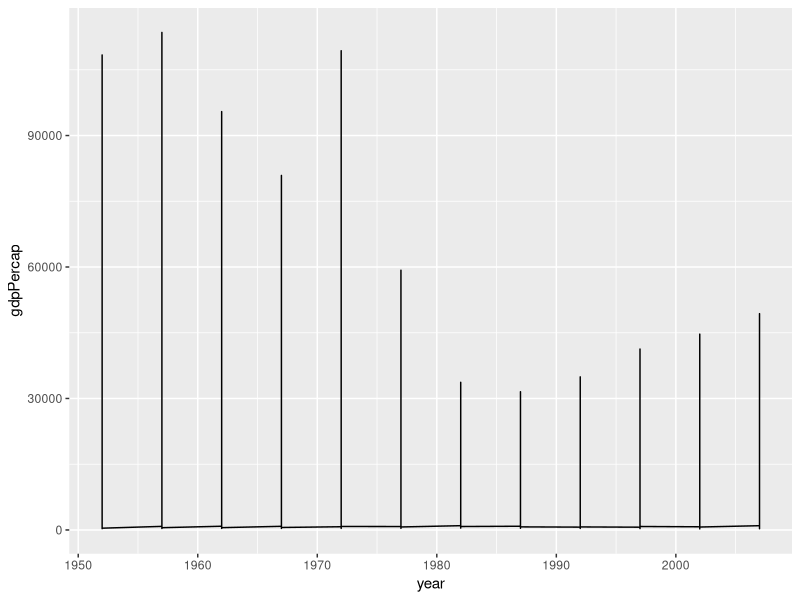
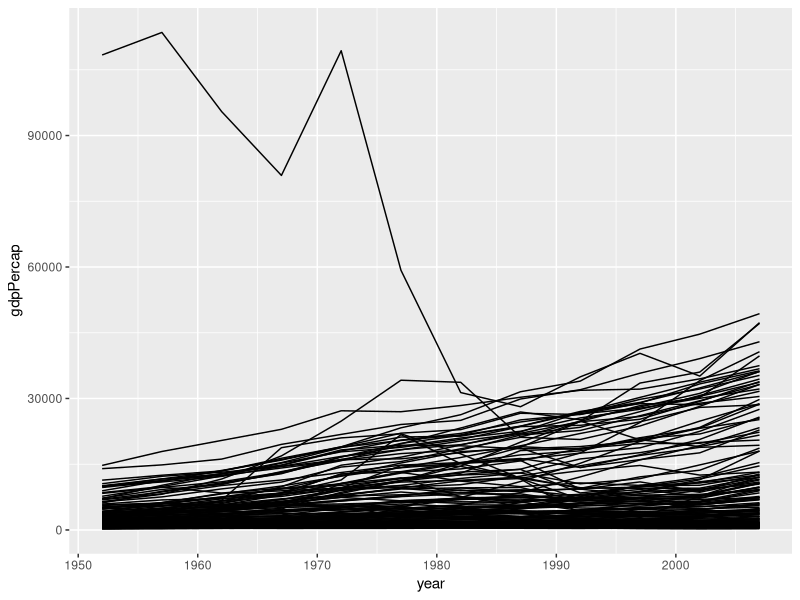
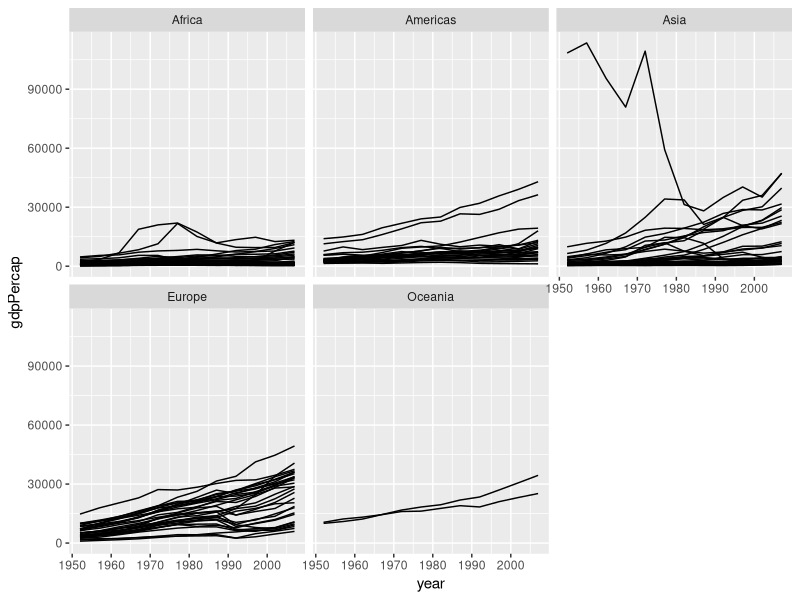
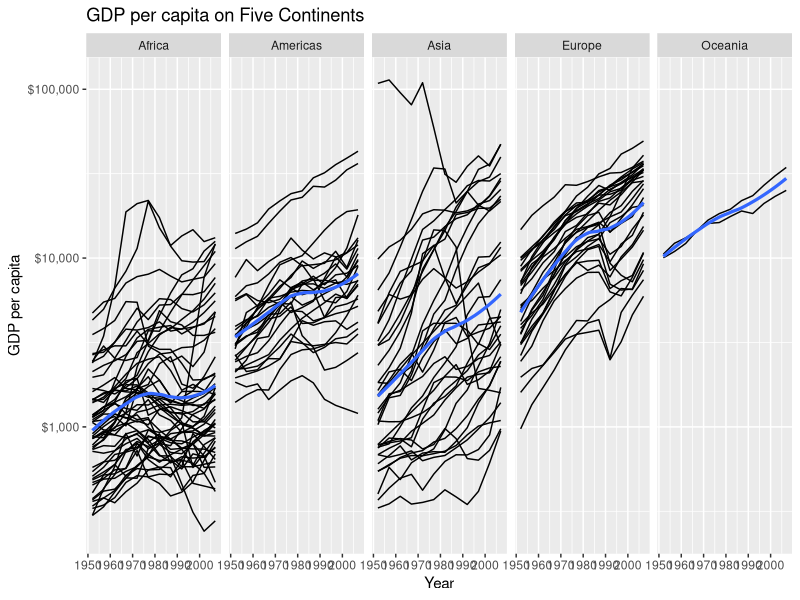
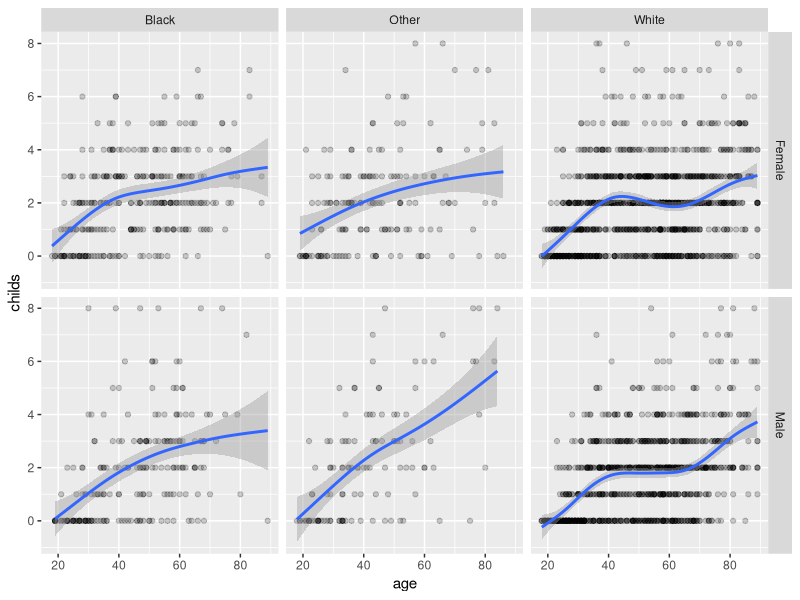
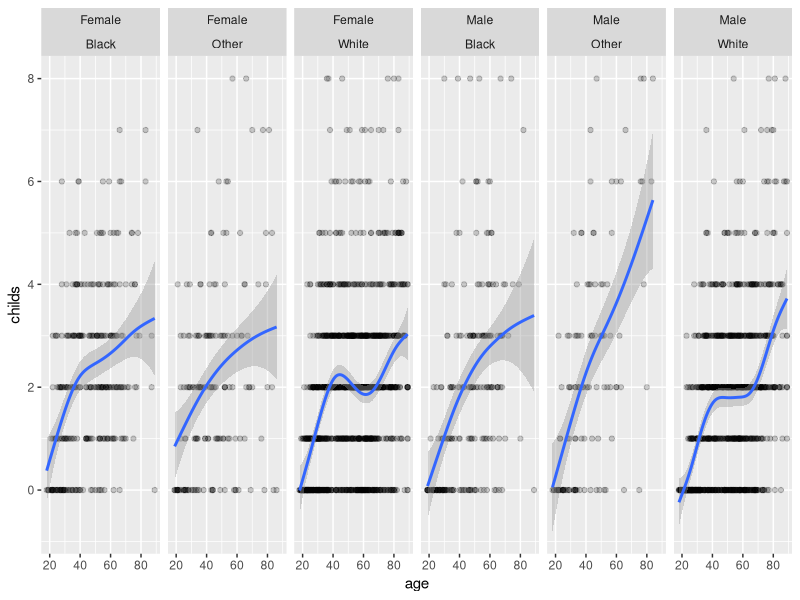
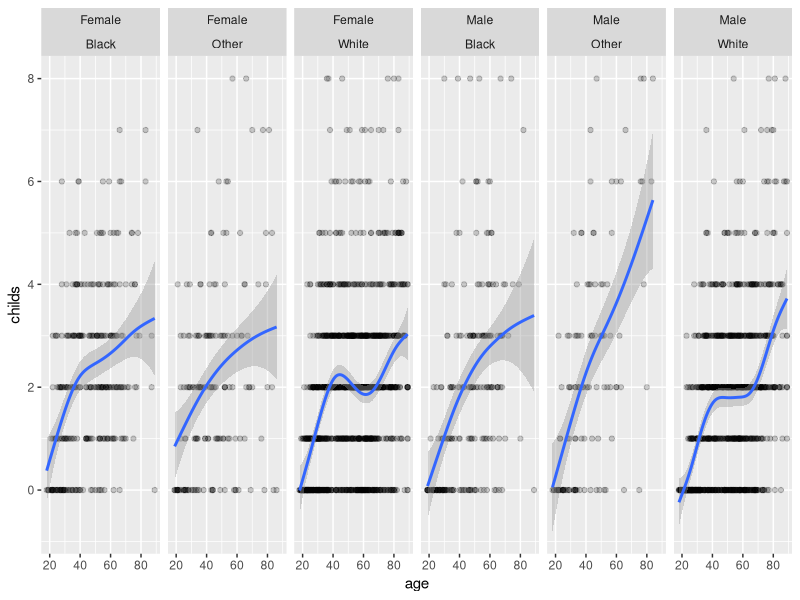
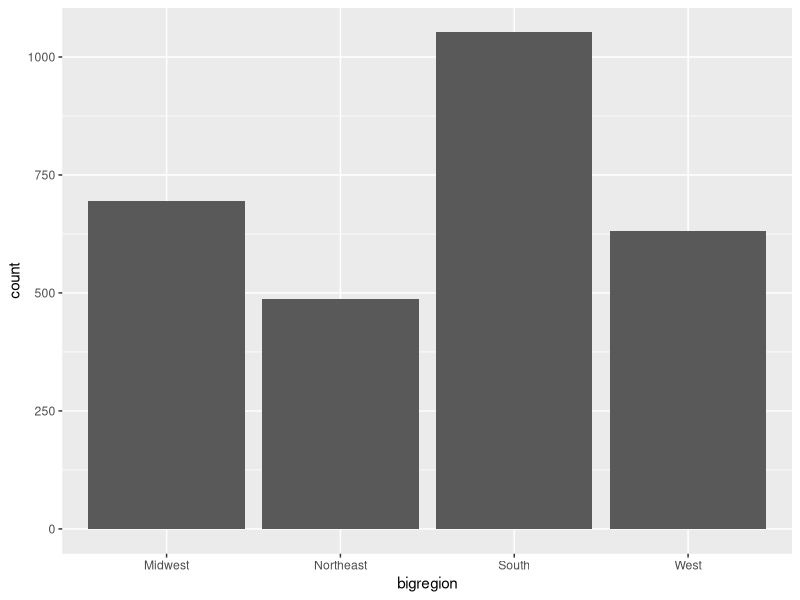

Write R code to recreate these figures, in order.
## ---- chunk 1
# In this chapter we will discuss some useful features of ggplot that also commonly cause trouble. They have to do with how to tell ggplot more about the internal structure of your data (grouping), how to break up your data into pieces for a plot (faceting), and how to get ggplot to perform some calculations on or summarize your data before producing the plot (transforming).

library(ggplot2)
gapminder <- read.csv(file="gapMinderDataFiveYear.csv")
gss_sm <- read.csv(file = "gss_sm.csv")
titanic <- read.csv(file = "titanic.csv")
oecd_sum <- read.csv(file = "oecd_sum.csv")
## ---- chunk 2
p <- ggplot(data = gapminder,
            mapping = aes(x = year,
                          y = gdpPercap))
p + geom_line()
p + geom_line(aes(group = country))

# The group aesthetic is usually only needed when the grouping information you need to tell ggplot about is not built-in to the variables being mapped. For example, when we were plotting the points by continent, mapping color to continent was enough to get the right answer, because continent is already a categorical variable, so the grouping is clear. When mapping the x to year, however, there is no information in the year variable itself to let ggplot know that it is grouped by country for the purposes of drawing lines with it. So we need to say that explicitly.
## ---- chunk 3
p <- ggplot(data = gapminder,
            mapping = aes(x = year,
                          y = gdpPercap))
p + geom_line(aes(group = country)) +
  facet_wrap(~continent)

p + geom_line(aes(group = country)) +
  geom_smooth(size = 1.1, method = "loess", se = FALSE) +
  scale_y_log10(labels = scales::dollar) +
  facet_wrap(~continent, ncol = 5) +
  labs(x = "Year", y = "GDP per capita", title = "GDP per capita on Five Continents")
## ---- chunk 4
p <- ggplot(data = gss_sm,
            mapping = aes(x = age, y = childs))
p + geom_point(alpha = 0.2) +
  geom_smooth() +
  facet_grid(sex ~ race)
p + geom_point(alpha = 0.2) +
  geom_smooth() +
  facet_grid(~ sex + race)
p + geom_point(alpha = 0.2) +
  geom_smooth() +
  facet_wrap(~ sex + race, ncol = 6)
## ---- chunk 5
p <- ggplot(data = gss_sm,
            mapping = aes(x = bigregion))
p + geom_bar()
p + geom_bar(mapping = aes(y = ..prop.., group = 1))
## ---- chunk 6
p <- ggplot(data = gss_sm,
            mapping = aes(x = religion, color = religion))
p + geom_bar()
p <- ggplot(data = gss_sm,
            mapping = aes(x = religion, fill = religion))
p + geom_bar()
p + geom_bar() + guides(fill = FALSE)
## ---- chunk 7
p <- ggplot(data = gss_sm,
            mapping = aes(x = bigregion, fill = religion))
p + geom_bar()
p + geom_bar(position = "fill")
p + geom_bar(position = "dodge")
p + geom_bar(position = "dodge", mapping = aes(y = ..prop..))
p + geom_bar(position = "dodge", mapping = aes(y = ..prop.., group = religion))
p <- ggplot(data = gss_sm,
            mapping = aes(x = religion))
p + geom_bar(position = "dodge", 
             mapping = aes(y = ..prop.., group = bigregion)) + 
  facet_wrap(~bigregion, ncol = 1)
## ---- chunk 8
p <- ggplot(data = midwest,
            mapping = aes(x = area))
p + geom_histogram()
p + geom_histogram(bins = 10)
## ---- chunk 9
p <- ggplot(data = midwest,
            mapping = aes(x = area))
p + geom_density()
p <- ggplot(data = midwest,
            mapping = aes(x = area, fill = state, color = state))
p + geom_density(alpha = 0.3)
## ---- chunk 10
p <- ggplot(data = titanic,
            mapping = aes(x = fate, y = percent, fill = sex))
p + geom_bar(position = "dodge", stat = "identity") +
  theme(legend.position = "top")
## ---- chunk 11
head(oecd_sum)
p <- ggplot(data = oecd_sum, mapping = aes(x = year, y = diff, fill = hi_lo))

p + geom_col() + guides(fill = FALSE)


## ---- chunk 12
mort_data <- read.csv("mortality_data.csv")
head(mort_data)
p <- ggplot(data = mort_data, mapping = aes(x = attage))
p + geom_histogram()
## ---- chunk 13
p <- ggplot(data = mort_data, mapping = aes(x = attage))
p + geom_histogram() +
  labs(y = "sum of exposure")
p + geom_histogram(aes(weight = exposure)) +
  labs(y = "sum of exposure")

## ---- chunk 14
p <- ggplot(data = mort_data, mapping = aes(x = attage))
p + geom_histogram(aes(weight = exposure, fill = sex, alpha = 0.5)) +
  labs(y = "sum of exposure")

## ---- chunk 15
p <- ggplot(data = subset(mort_data, subset = sex %in% c("F", "M")), 
            mapping = aes(x = attage))
p + geom_histogram(aes(weight = exposure, fill = sex, alpha = 0.5)) +
  labs(y = "sum of exposure")
## ---- chunk 16
p <- ggplot(data = subset(mort_data, subset = sex %in% c("F", "M")), 
            mapping = aes(x = attage, 
                          y = actual_mort/expected_mort, 
                          color = sex,
                          fill = sex))
p + geom_point(alpha = .2) + 
  geom_smooth() + 
  coord_cartesian(ylim = c(0,2)) +
  xlim(50, 95)
## ---- chunk 17
p <- ggplot(data = subset(mort_data, subset = sex %in% c("M","F")),
            mapping = aes(x = attage,
                          y = actual_mort/expected_mort,
                          color = sex,
                          fill = sex))
p + geom_point(alpha = .2) +
  geom_smooth() +
  coord_cartesian(ylim = c(0,2)) +
  xlim(50,95) +
  facet_wrap(~ smoker)

## ---- chunk 18
p <- ggplot(data = subset(mort_data, subset = sex %in% c("M","F")),
            mapping = aes(x = attage,
                          y = actual_mort/expected_mort,
                          color = sex,
                          fill = sex))
p + geom_point(alpha = .2) +
  geom_smooth() +
  coord_cartesian(ylim = c(.25,1.5)) +
  xlim(50,95) +
  facet_grid(~ smoker) +
  labs(x  = "Attained Age",
       y = "A/E",
       color = "Sex",
       fill = "Sex",
       title = "Mortality A/E Ratios",
       subtitle = "by sex, smoker status, and attained age",
       caption = "based on synthetic data \n for educational use only"
       )
## ---- chunk 19
# First, load package and data
library(ggplot2)
mort_data <- read.csv("mortality_data.csv")

#1
p <- ggplot(data = mort_data, mapping = aes(x = attage))
p + geom_histogram()

#2
p <- ggplot(data = mort_data, mapping = aes(x = attage))
p + geom_histogram(aes(weight = exposure)) +
  labs(y = "sum of exposure")


#3
p <- ggplot(data = mort_data, mapping = aes(x = attage))
p + geom_histogram(aes(weight = exposure, fill = sex), alpha = .5) +
  labs(y = "sum of exposure")

#4
p <- ggplot(data = subset(mort_data, subset = sex %in% c("M","F")),
                          mapping = aes(x = attage))
p + geom_histogram(aes(weight = exposure, fill = sex), alpha = .5) +
  labs(y = "sum of exposure")
 

#5
p <- ggplot(data = subset(mort_data, subset = sex %in% c("M","F")),
            mapping = aes(x = attage, 
                          y = actual_mort/expected_mort, 
                          color = sex, 
                          fill = sex))
p + geom_point(alpha = .2) + 
  geom_smooth() + 
  coord_cartesian(ylim = c(0,2)) +
  xlim(50,95)

#6
p <- ggplot(data = subset(mort_data, subset = sex %in% c("M","F")),
            mapping = aes(x = attage,
                          y = actual_mort/expected_mort,
                          color = sex,
                          fill = sex))
p + geom_point(alpha = .2) +
  geom_smooth() +
  coord_cartesian(ylim = c(0,2)) +
  xlim(50,95) +
  facet_wrap(~ smoker)

#7

p <- ggplot(data = subset(mort_data, subset = sex %in% c("M","F")),
            mapping = aes(x = attage,
                          y = actual_mort/expected_mort,
                          color = sex,
                          fill = sex))
p + geom_point(alpha = .2) +
  geom_smooth(method = loess) +
  coord_cartesian(ylim = c(.25,1.5)) +
  xlim(50,95) +
  facet_grid(~ smoker) +
  labs(x  = "Attained Age",
       y = "A/E",
       color = "Sex",
       fill = "Sex",
       title = "Mortality A/E Ratios",
       subtitle = "by sex, smoker status, and attained age",
       caption = "based on synthetic data \n for educational use only"
       )

